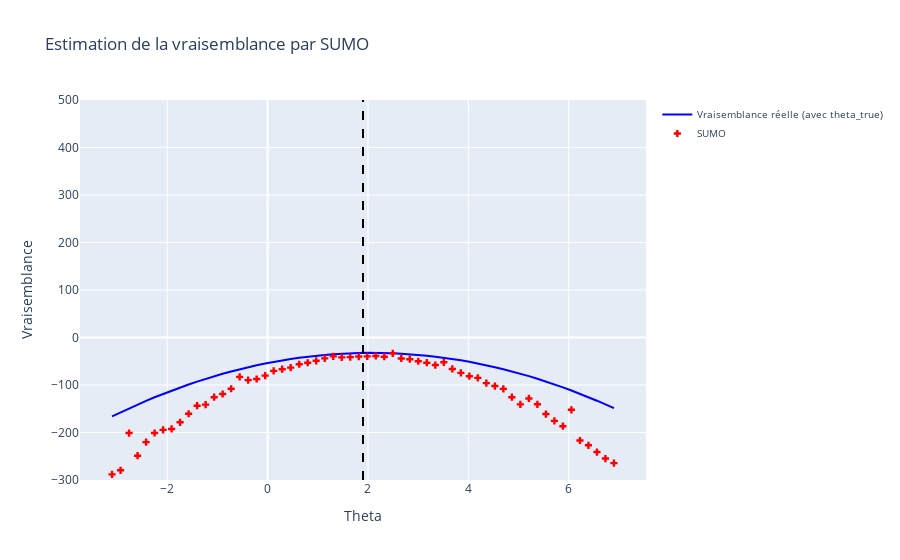

The cell this chart's notebook holds for it:
### Code cell
Code.plot_likelihood(r, x, noised_A, noised_b, theta_true, n_simulations, k_IWAE, 'SUMO')
